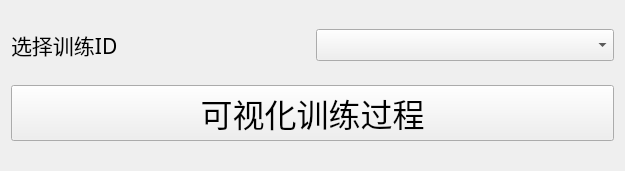
<?xml version="1.0" encoding="UTF-8"?>
<ui version="4.0">
 <class>Train</class>
 <widget class="QWidget" name="Train">
  <property name="geometry">
   <rect>
    <x>0</x>
    <y>0</y>
    <width>625</width>
    <height>171</height>
   </rect>
  </property>
  <property name="windowTitle">
   <string>训练可视化</string>
  </property>
  <layout class="QGridLayout" name="gridLayout">
   <item row="0" column="0">
    <layout class="QHBoxLayout" name="horizontalLayout">
     <item>
      <widget class="QLabel" name="Label">
       <property name="font">
        <font>
         <family>黑体</family>
         <pointsize>16</pointsize>
        </font>
       </property>
       <property name="text">
        <string>选择训练ID</string>
       </property>
      </widget>
     </item>
     <item>
      <widget class="QComboBox" name="SelectTrainID">
       <property name="font">
        <font>
         <family>Times New Roman</family>
         <pointsize>16</pointsize>
        </font>
       </property>
      </widget>
     </item>
    </layout>
   </item>
   <item row="1" column="0">
    <widget class="QPushButton" name="VisualTrain">
     <property name="font">
      <font>
       <family>黑体</family>
       <pointsize>24</pointsize>
      </font>
     </property>
     <property name="text">
      <string>可视化训练过程</string>
     </property>
    </widget>
   </item>
  </layout>
 </widget>
 <resources/>
 <connections/>
</ui>
